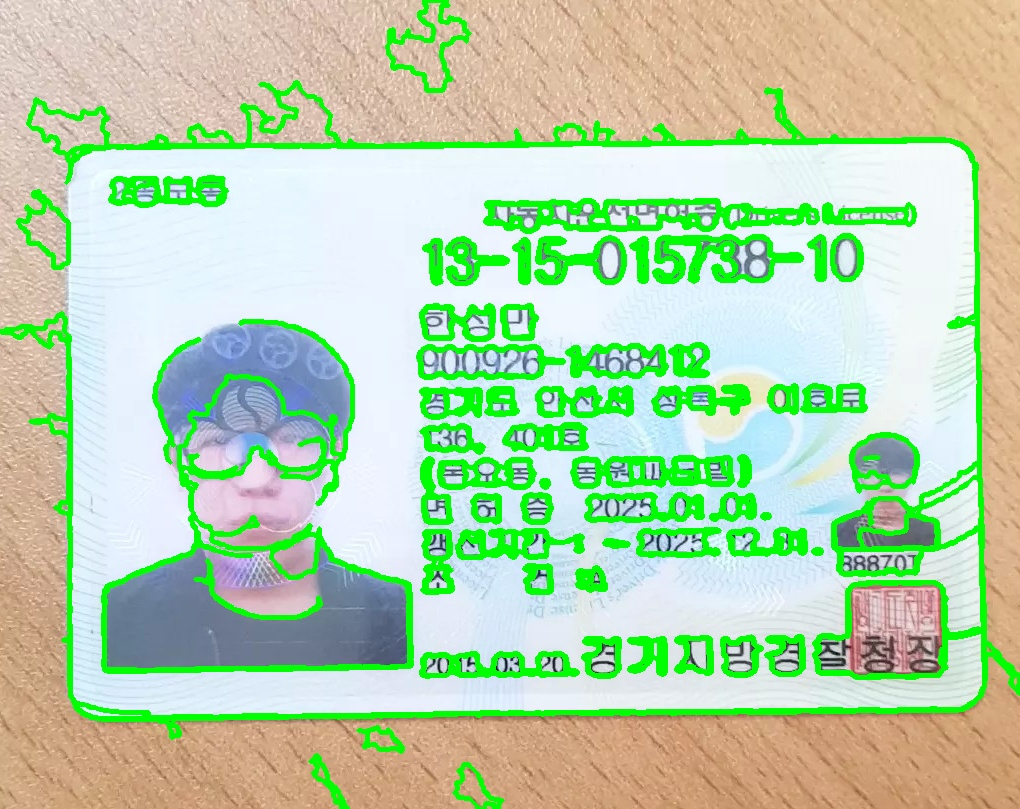
#> input picture org_trim.jpg, 1020 x 809 px
$ python ImageMasking.py org_trim.jpg
#> lines starting #> are read from the running program, lines starting #| are printed output that depends on the picture
import numpy as np
import cv2,sys

def ImageMak(path):
#> called with path = 'org_trim.jpg'
    img = cv2.imread(path, cv2.IMREAD_COLOR)
#> img is the input picture: shape (809, 1020, 3); mean B, G, R 172.2, 210.2, 182.3
    cv2.rectangle(img, (508, 178), (647, 215), (0, 0, 0), -1)
    cv2.rectangle(img, (770, 390), (860, 417), (0, 0, 0), -1)
    cv2.rectangle(img, (350, 486), (510, 520), (0, 0, 0), -1)
    font = cv2.FONT_HERSHEY_SIMPLEX
    cv2.putText(img, 'Verified ID', (45, 530), font, 1, (0, 0, 255), 2)
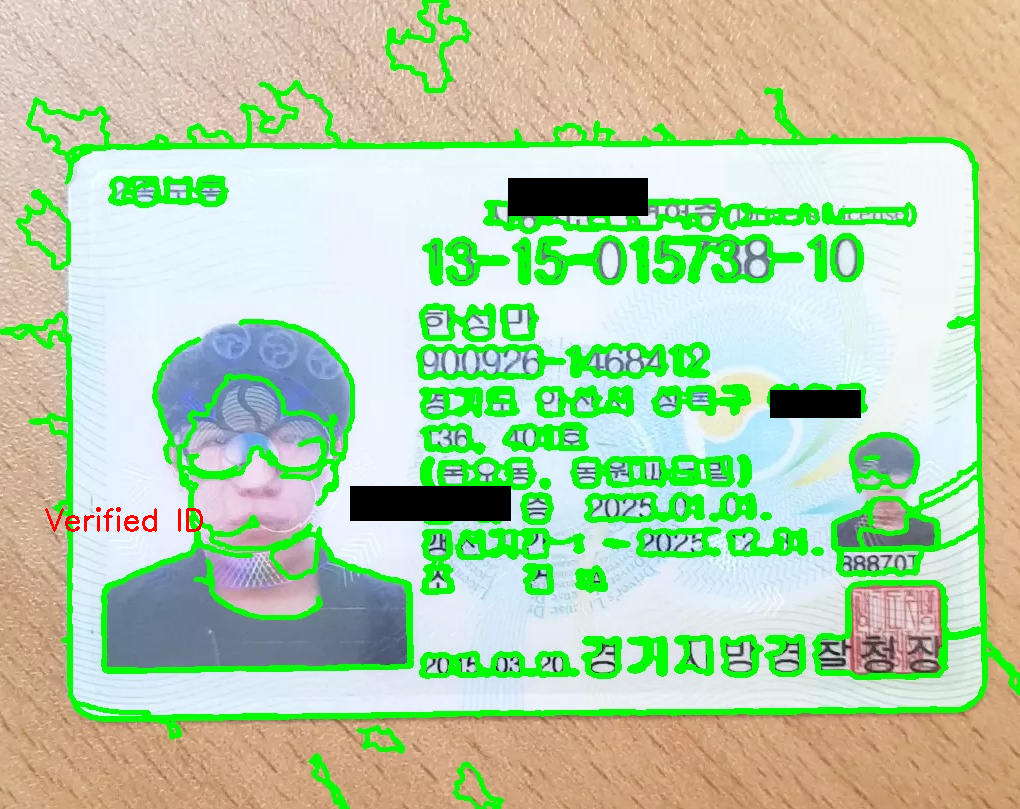
#> img: shape (809, 1020, 3); mean B, G, R 169, 206.1, 179.8
    cv2.imwrite(path, img,[int(cv2.IMWRITE_PNG_COMPRESSION), 100])
    return "success"


#ImageMak('C:/Users/gridone/Desktop/imagesdata/VQbuP1_2019114_13546_28_CV2.png')
print(ImageMak(sys.argv[1]))
